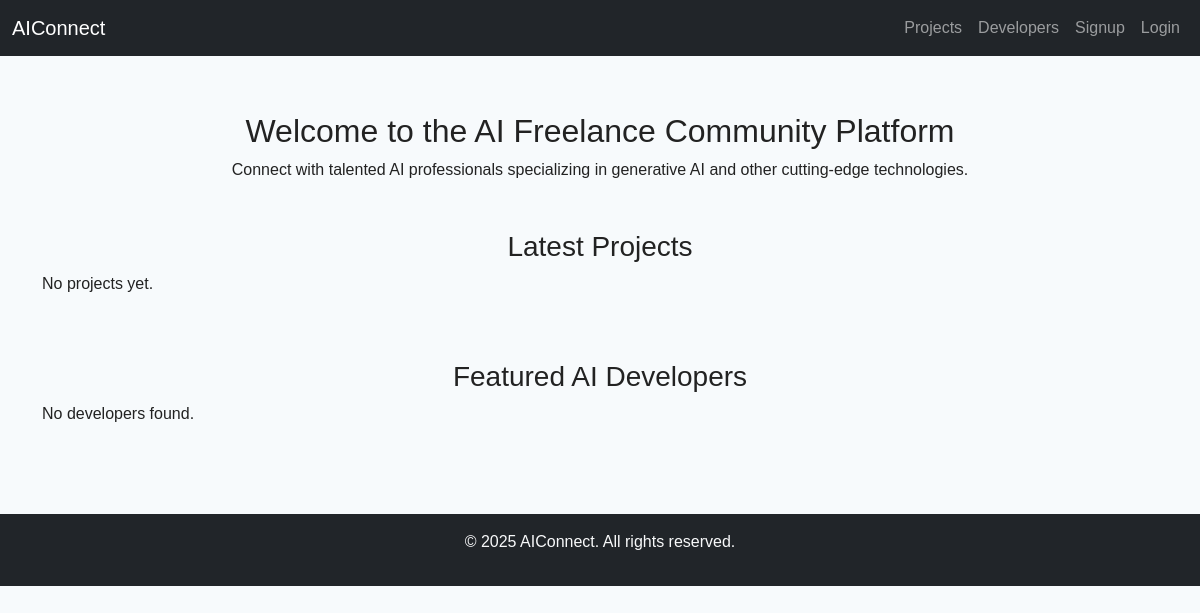
Before: / with the older database file.
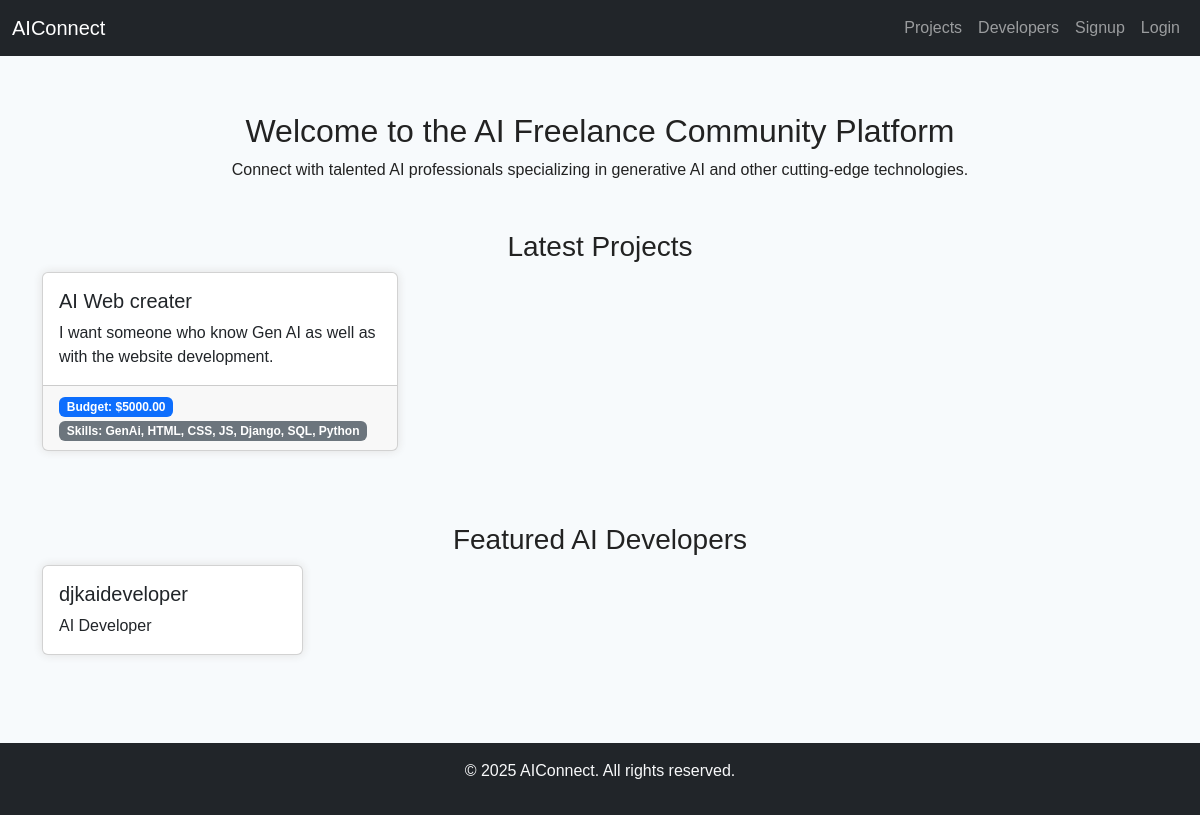
After: the same page with the newer database file.
### aiconnect/models.py (models this page shows)
class Project(models.Model):
    company = models.ForeignKey(User, on_delete=models.CASCADE, related_name='projects', limit_choices_to={'user_type': 'company'})
    title = models.CharField(max_length=200)
    description = models.TextField()
    budget = models.DecimalField(max_digits=10, decimal_places=2)
    skills = models.CharField(max_length=255)
    created_at = models.DateTimeField(auto_now_add=True)

class User(AbstractUser):
    USER_TYPE_CHOICES = (
        ('company', 'Company'),
        ('freelancer', 'Freelancer'),
    )
    user_type = models.CharField(max_length=20, choices=USER_TYPE_CHOICES)

### aiconnect/views.py (the view)
# urls.py: path('', views.home, name='home'),
def home(request):
    projects = Project.objects.all().order_by('-created_at')[:3]
    developers = User.objects.filter(user_type='freelancer')
    return render(request, 'aiconnect/home.html', {'projects': projects, 'developers': developers})

### aiconnect/templates/aiconnect/home.html (shortened to what this page needs)
{% extends "aiconnect/base.html" %}
{% block content %}
<div class="text-center mb-5">
    <h2>Welcome to the AI Freelance Community Platform</h2>
    <p>Connect with talented AI professionals specializing in generative AI and other cutting-edge technologies.</p>
</div>
<section>
    <h3>Latest Projects</h3>
    <div class="row">
        {% for project in projects %}
        <div class="col-md-4 mb-4">
            <div class="card h-100">
                <div class="card-body">
                    <h5 class="card-title">{{ project.title }}</h5>
                    <p class="card-text">{{ project.description|truncatewords:20 }}</p>
                </div>
                <div class="card-footer">
                    <span class="badge bg-primary">Budget: ${{ project.budget }}</span>
                    <span class="badge bg-secondary">Skills: {{ project.skills }}</span>
                </div>
            </div>
        </div>
        {% empty %}
        <div class="col-12"><p>No projects yet.</p></div>
        {% endfor %}
    </div>
</section>
<section class="mt-5">
    <h3>Featured AI Developers</h3>
    <div class="row">
        {% for dev in developers %}
        <div class="col-md-3 mb-3">
            <div class="card h-100">
                <div class="card-body">
                    <h5 class="card-title">{{ dev.username }}</h5>
                    <p class="card-text">{{ dev.portfolio.skills|default:"AI Developer" }}</p>
                </div>
            </div>
        </div>
        {% empty %}
        <div class="col-12"><p>No developers found.</p></div>
        {% endfor %}
    </div>
</section>
{% endblock %}

### aiconnect/templates/aiconnect/base.html (shortened to what this page needs)
{% load static %}
<!DOCTYPE html>
<html lang="en">
<head>
    <link href="https://cdn.jsdelivr.net/npm/bootstrap@5.3.0/dist/css/bootstrap.min.css" rel="stylesheet">
    <link href="{% static 'style.css' %}" rel="stylesheet">
</head>
<body>
    {% include "aiconnect/navbar.html" %}
    <main class="container py-4">
        {% block content %}{% endblock %}
    </main>
    {% include "aiconnect/footer.html" %}
</body>
</html>

### aiconnect/templates/aiconnect/navbar.html (shortened to what this page needs)
<nav class="navbar navbar-expand-lg navbar-dark bg-dark">
  <div class="container-fluid">
    <a class="navbar-brand" href="{% url 'home' %}">AIConnect</a>
    <div class="collapse navbar-collapse" id="navbarNav">
      <ul class="navbar-nav ms-auto">
        <li class="nav-item"><a class="nav-link" href="{% url 'projects' %}">Projects</a></li>
        <li class="nav-item"><a class="nav-link" href="{% url 'developers' %}">Developers</a></li>
        {% if user.is_authenticated %}
          {% if user.user_type == "company" %}
            <li class="nav-item"><a class="nav-link" href="{% url 'postproject' %}">Post Project</a></li>
          {% endif %}
          <li class="nav-item"><a class="nav-link" href="{% url 'logout' %}">Logout</a></li>
        {% else %}
          <li class="nav-item"><a class="nav-link" href="{% url 'signup' %}">Signup</a></li>
          <li class="nav-item"><a class="nav-link" href="{% url 'login' %}">Login</a></li>
        {% endif %}
      </ul>
    </div>
  </div>
</nav>

### aiconnect/templates/aiconnect/footer.html
<footer class="bg-dark text-light text-center py-3 mt-5">
    <p>© 2025 AIConnect. All rights reserved.</p>
</footer>

Changed rows visible on the page:
added Project: title "AI Web creater", description "I want someone who know Gen AI as well as with the website development.", budget "5000.00", skills "GenAi, HTML, CSS, JS, Django, SQL, Python"
added User: username "djkaideveloper", portfolio.skills "AI Developer"
Other visible differences:
text no longer shown: "No projects yet. No developers found."
